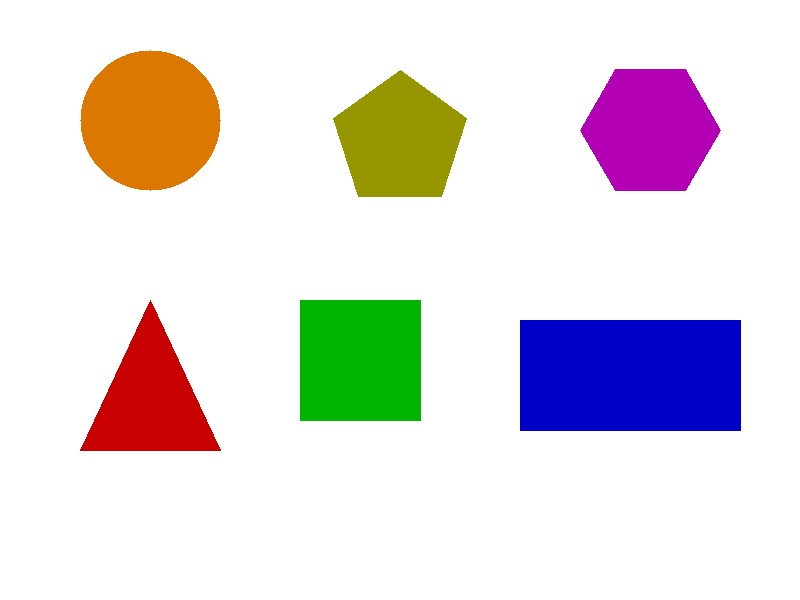
#> input picture shapes.jpg, 800 x 600 px
$ python activity_6_part_2.py
#> lines starting #> are read from the running program, lines starting #| are printed output that depends on the picture; after the words box and inside, x2 and y2 are one past the last pixel; in counts of white or black regions, pixels touching at a corner belong together
import os
import platform
import cv2
import numpy as np

if platform.system() == "Linux":
    os.environ["QT_QPA_PLATFORM"] = "xcb"
    os.environ["QT_QPA_FONTDIR"] = "/usr/share/fonts"


def main():
    folder = os.path.dirname(os.path.abspath(__file__))
    image_path = os.path.join(folder, "shapes.jpg")

    image = cv2.imread(image_path)
#> image is the input picture: shape (600, 800, 3); mean B, G, R 222.1, 220.2, 227.1

    if image is None:
        print("Error: shapes.jpg is missing or unreadable.")
        print("Run activity_6.py first.")
        print(f"Expected image location: {image_path}")
        return

    gray = cv2.cvtColor(image, cv2.COLOR_BGR2GRAY)
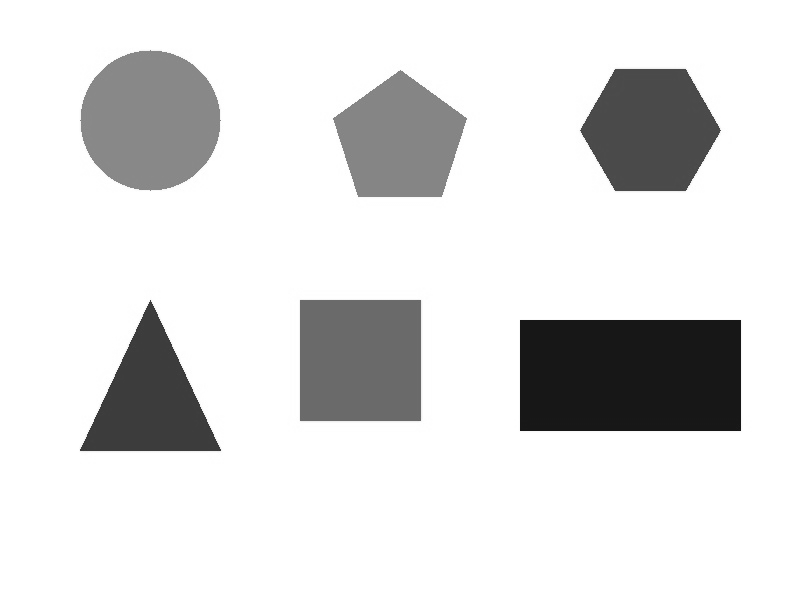
#> gray: shape (600, 800); min 19, max 255, mean 222.5
    edges = cv2.Canny(gray, 30, 100)
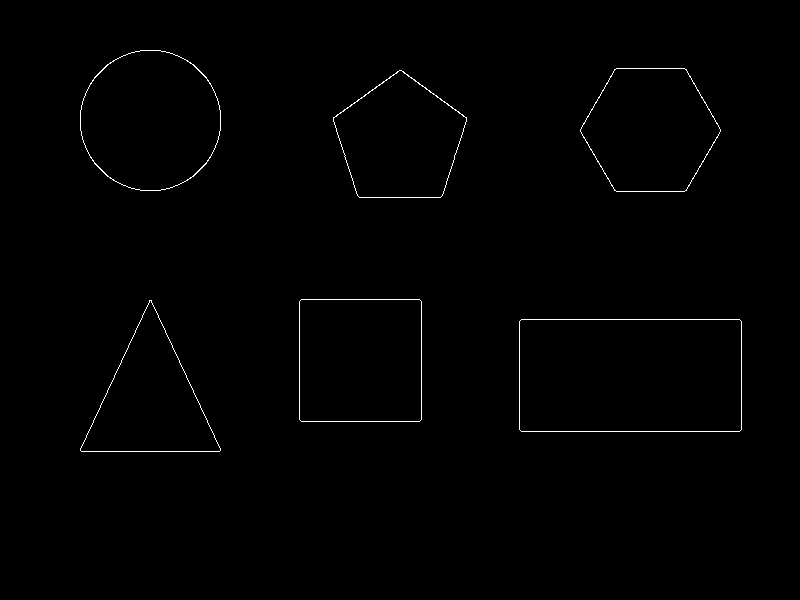
#> edges: shape (600, 800); 0.6% white in thin lines or dots, all inside (x1, y1, x2, y2) = (80, 50, 742, 452)
    overlay = image.copy()

    lines = cv2.HoughLinesP(
        edges, 1, np.pi / 180, 45,
        minLineLength=50, maxLineGap=5
    )
#> lines = 22 rows, first 6: [521, 431, 739, 431], [521, 319, 739, 319], [81, 451, 219, 451], [80, 450, 150, 300], [421, 419, 421, 301], [301, 299, 419, 299]

    circles = cv2.HoughCircles(
        gray, cv2.HOUGH_GRADIENT,
        dp=1.2, minDist=50,
        param1=100, param2=30,
        minRadius=10, maxRadius=200
    )
#> circles = [[149.4, 119.4, 69.52]]

    if lines is not None:
        for x1, y1, x2, y2 in lines.reshape(-1, 4):
            cv2.line(overlay, (x1, y1), (x2, y2), (255, 0, 255), 2)
#> this loop made 22 passes
#> (x1, y1, x2, y2) on passes 1 to 12: (521, 431, 739, 431), (521, 319, 739, 319), (81, 451, 219, 451), (80, 450, 150, 300), (421, 419, 421, 301), (301, 299, 419, 299), (741, 429, 741, 321), (299, 419, 299, 301), (301, 421, 419, 421), (519, 429, 519, 321), (151, 300, 220, 449), (333, 118, 399, 70)
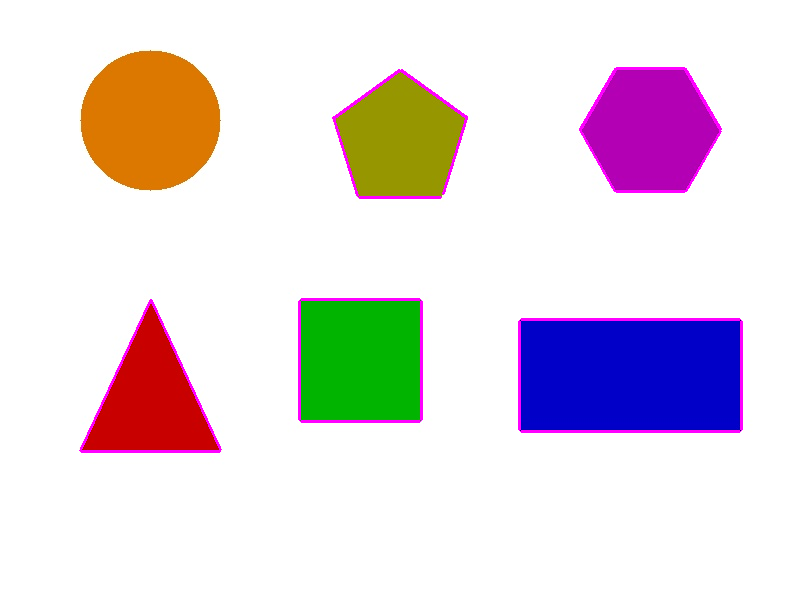
#> overlay: shape (600, 800, 3); 1.49% of pixels changed, all inside (x1, y1, x2, y2) = (79, 67, 743, 453)

    if circles is not None:
        for x, y, r in np.round(circles[0]).astype(int):
            cv2.circle(overlay, (x, y), r, (255, 0, 255), 2)
#> this loop made 1 pass
#> (x, y, r) on pass 1: (149, 119, 70)
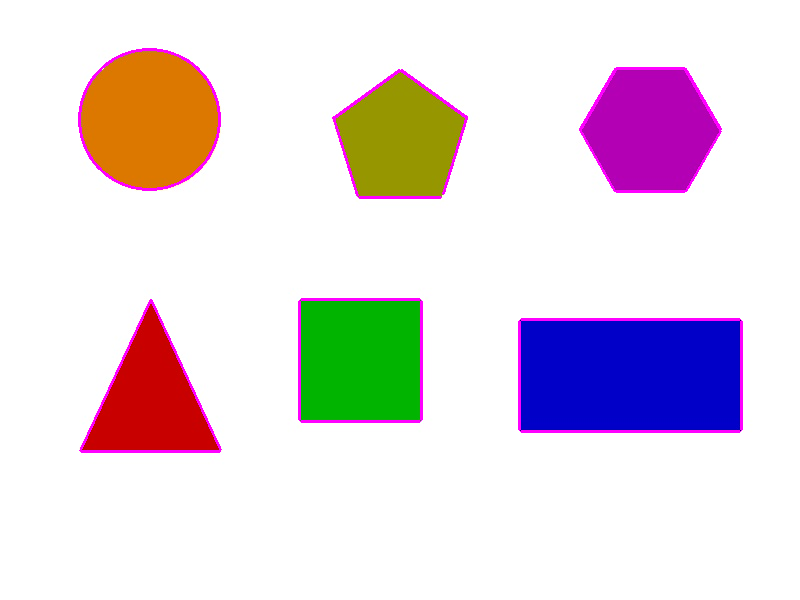
#> overlay: shape (600, 800, 3); 0.27% of pixels changed, all inside (x1, y1, x2, y2) = (78, 48, 221, 191)

    cv2.imshow("Edges", overlay)
    print("Detection complete. Press Q to close.")

    while True:
        if cv2.waitKey(1) & 0xFF == ord("q"):
#> (key q is pressed here)
            break

    cv2.destroyAllWindows()


if __name__ == "__main__":
    main()
